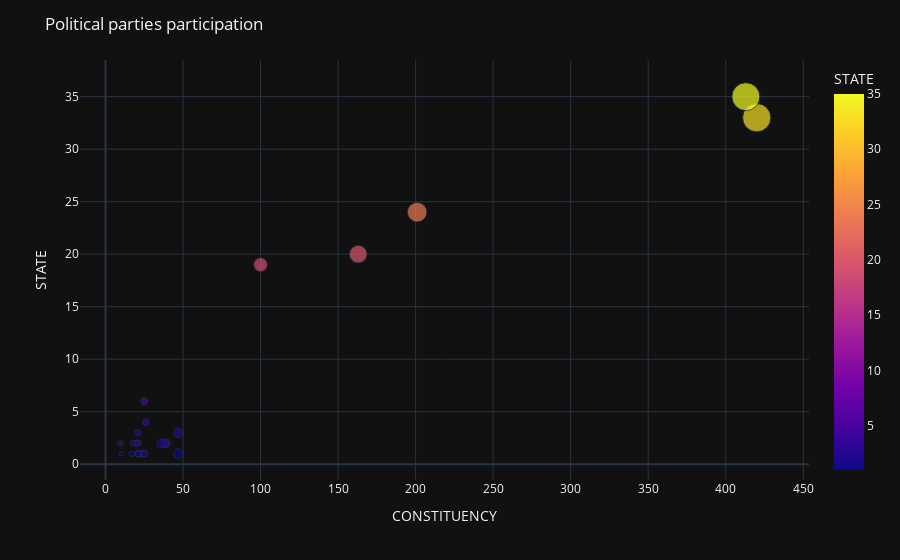

Notebook code for this chart:
### Markdown cell above
**Political Parties Participation** in terms of states and number of constituencies

### Code cell
party_state = candidate_personal_df.groupby('PARTY')['STATE'].nunique().reset_index(name='STATE')
party_const = candidate_personal_df.groupby('PARTY')['CONSTITUENCY'].count().reset_index(name='CONSTITUENCY')
top_const = party_const.sort_values(by = 'CONSTITUENCY',ascending = False)[:25]

top_party = pd.merge(top_const,party_state,how ='inner',left_on='PARTY',right_on ='PARTY')
fig = px.scatter(top_party,x = 'CONSTITUENCY',y ='STATE',color ='STATE',size = 'CONSTITUENCY',hover_data = ['PARTY'])

fig.update_layout(title_text ='Political parties participation', template = 'plotly_dark')
fig.show()

### Figure 1 — Plotly figure (JSON) as saved in the notebook; plotly's stock layout.template omitted (floating-point values rounded to 4 significant figures)
{"data": [{"customdata": [["BJP"], ["INC"], ["IND"], ["BSP"], ["CPI(M)"], ["VBA"], ["AITC"], ["SP"], ["NTK"], ["MNM"], ["SHS"], ["AAP"], ["YSRCP"], ["TDP"], ["DMK"], ["AIADMK"], ["BJD"], ["NCP"], ["RJD"], ["JnP"], ["JD(U)"], ["TRS"], ["SAD"], ["SBSP"], ["JD(S)"]], "hovertemplate": "CONSTITUENCY=%{marker.size}<br>STATE=%{marker.color}<br>PARTY=%{customdata[0]}<extra></extra>", "legendgroup": "", "marker": {"color": [33, 35, 24, 20, 19, 1, 3, 2, 2, 2, 4, 6, 1, 1, 1, 1, 1, 3, 2, 2, 2, 1, 1, 2, 2], "coloraxis": "coloraxis", "size": [420, 413, 201, 163, 100, 47, 47, 39, 38, 36, 26, 25, 25, 25, 23, 21, 21, 21, 21, 20, 18, 17, 10, 10, 9], "sizemode": "area", "sizeref": 1.05, "symbol": "circle"}, "mode": "markers", "name": "", "orientation": "v", "showlegend": false, "type": "scatter", "x": [420, 413, 201, 163, 100, 47, 47, 39, 38, 36, 26, 25, 25, 25, 23, 21, 21, 21, 21, 20, 18, 17, 10, 10, 9], "xaxis": "x", "y": [33, 35, 24, 20, 19, 1, 3, 2, 2, 2, 4, 6, 1, 1, 1, 1, 1, 3, 2, 2, 2, 1, 1, 2, 2], "yaxis": "y"}], "layout": {"coloraxis": {"colorbar": {"title": {"text": "STATE"}}, "colorscale": [[0.0, "#0d0887"], [0.1111, "#46039f"], [0.2222, "#7201a8"], [0.3333, "#9c179e"], [0.4444, "#bd3786"], [0.5556, "#d8576b"], [0.6667, "#ed7953"], [0.7778, "#fb9f3a"], [0.8889, "#fdca26"], [1.0, "#f0f921"]]}, "legend": {"itemsizing": "constant", "tracegroupgap": 0}, "margin": {"t": 60}, "title": {"text": "Political parties participation"}, "xaxis": {"anchor": "y", "domain": [0.0, 1.0], "title": {"text": "CONSTITUENCY"}}, "yaxis": {"anchor": "x", "domain": [0.0, 1.0], "title": {"text": "STATE"}}}}
